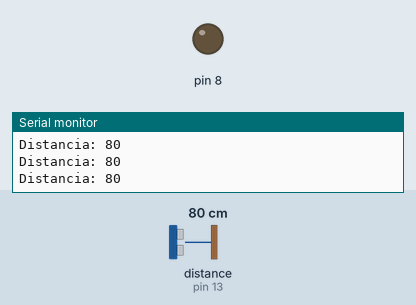
Simulated run of this sketch. Board: Arduino Uno, built with avr-gcc and run on an emulated ATmega328P. On the bench: output pins drawn as LEDs (lit = HIGH), the last lines printed to the serial monitor. Inputs (shaded band) come from the test bench; at power-on: distance to the obstacle (sensor on pin 13) 80 cm.

Above: at 1.2 s.
1.3 s: distance to the obstacle (sensor on pin 13) set to 32 cm
4.3 s: distance to the obstacle (sensor on pin 13) set to 26 cm
At 5.1 s:
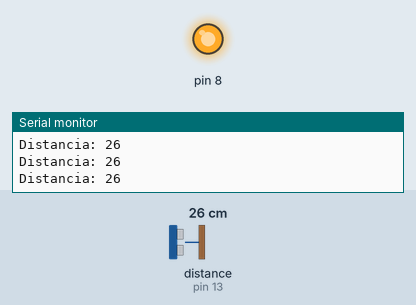
5.8 s: distance to the obstacle (sensor on pin 13) set to 35 cm
At 6.2 s:
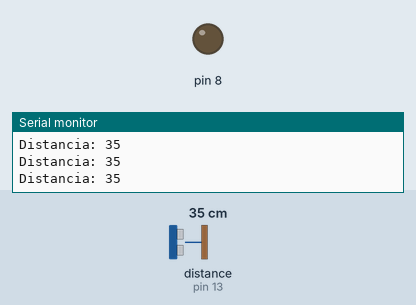
7.3 s: distance to the obstacle (sensor on pin 13) set to 2 cm
At 8.4 s:
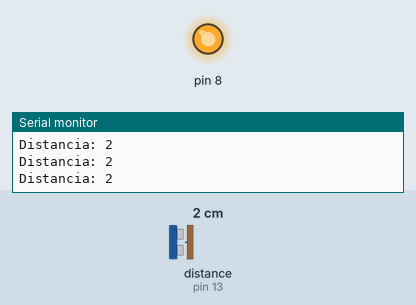
Timing chart, 0 to 9.8 s (numbered marks = the images above; inputs shaded):
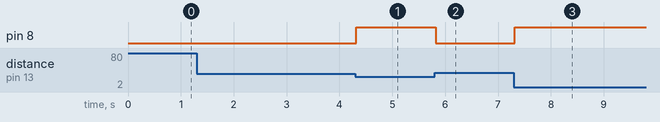

Measured:
- the behaviour switches between 30 and 29 cm on distance to the obstacle (sensor on pin 13) (found by bisection; images 0 and 1)
- after the input at 4.3 s, pin 8: LOW → HIGH at once
- after the input at 5.8 s, pin 8: HIGH → LOW at once
- after the input at 7.3 s, pin 8: LOW → HIGH at once

The sketch:

Atividade1.ino
```cpp
/**
   Atividade 1:
   Alerta de distância (sensor ultrassônico + LED) // rio enchendo, por exemplo
*/

#include <Ultrasonic.h>


Ultrasonic sonar(12, 13);
int distancia;

void setup() {
  Serial.begin(9600);
  pinMode (8, OUTPUT);
}

void loop() {
  distancia = sonar.read();
  Serial.print("Distancia: ");
  Serial.println(distancia);
  if (distancia < 30) {
    digitalWrite (8, HIGH);
  } else {
    digitalWrite (8, LOW);
  }
}
```
